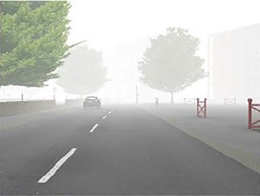
%> input picture 15.jpg, 260 x 196 px, shrunk from 718 x 542 before the run
$ octave gradientmap.m   (GNU Octave 9; MATLAB toolbox functions it lacks are replaced by stand-ins)
%> lines starting %> are read from the running program, lines starting %| are printed output that depends on the picture
clear all,close all,clc;
[p n]=uigetfile('*.*','Dark channel prior')
%> the answer given: 15.jpg
input_image = imread([n p]);
%> input_image is the input picture: size 196x260x3 uint8; mean R, G, B 181.3, 182.5, 178.6
%input_image=imresize(input_image,[300 500]);
I=double(input_image)/255;
%figure;
%imshow(I);
%title('input image');
[h,w,c]=size(I);
%> h = 196; w = 260; c = 3

%dark_chaanel channel
dark_chaanel_ori=ones(h,w);
dark_chaanel_extend=ones(h+8,w+8);
mask=4;

for i=1:h
    for j=1:w
        dark_chaanel_extend(i+mask,j+mask)=min(I(i,j,:));
    end
end


%gaussian, , prewitt, laplacian, log, average, unsharp, disk, motion

hy = fspecial('sobel');
hx = hy';
Iy = imfilter(double(I), hy, 'replicate');
Ix = imfilter(double(I), hx, 'replicate');
gradmag = sqrt(Ix.^2 + Iy.^2);


for i=1+mask:h+mask
    for j=1+mask:w+mask
        A=dark_chaanel_extend(i-mask:i+mask,j-mask:j+mask);
        dark_chaanel_ori(i-mask,j-mask)=min(min(A));
    end
end
dark_chaanel_ori=gradmag;
%imwrite(gradmag,'d.bmp');
A=220/255;

w_1=0.95;
t=ones(w,h);
t=1-w_1*dark_chaanel_ori/A;
t=max(min(t,1),0);
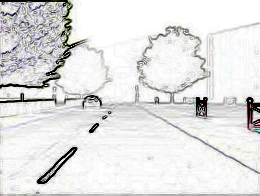
%> t: size 196x260x3 double; mean R, G, B 0.889, 0.889, 0.888
figure;
imshow(t);
imwrite(t,'b.png');
title(' ');
dark_chaanel_ori1=min(min(min(I(:,:,:))));
%> dark_chaanel_ori1 = 0.169
dark_chaanel_max1=zeros(w,h);
for i=1:h
    for j=1:w
        dark_chaanel_max1(i,j)=min(I(i,j,:));
    end
end
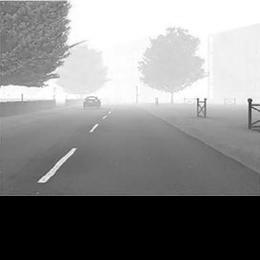
%> dark_chaanel_max1: size 260x260 double; min 0, max 1, mean 0.528
dark_chaanel_max=max(max(dark_chaanel_max1(:,:)));
%> dark_chaanel_max = 1
t1=ones(h,w);
t2=ones(h,w);
for i=1:h
    for j=1:w
        t1(i,j)=(dark_chaanel_max-dark_chaanel_ori1)*(A-min(I(i,j,:)));
        t2(i,j)=(dark_chaanel_max-dark_chaanel_ori1)*A-(min(I(i,j,:))-dark_chaanel_ori1)*min(I(i,j,:));
        t(i,j)=t1(i,j)/t2(i,j);
    end
end
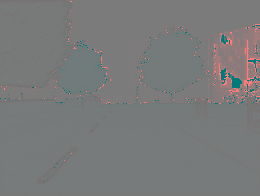
%> t: size 196x260x3 double; mean R, G, B 0.807, 0.889, 0.888; drawn with min black and max white
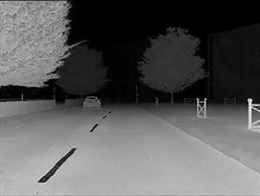
%> t1: size 196x260 double; min -0.114, max 0.577, mean 0.135; drawn with min black and max white
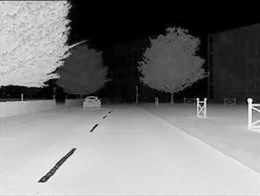
%> t2: size 196x260 double; min -0.114, max 0.717, mean 0.292; drawn with min black and max white
t=max(min(t,1),0);
figure;
imshow(t);
title(' ');

t0=0.1;
img_adjusted=zeros(h,w,c);
for i=1:c
    for j=1:h
        for l=1:w
            img_adjusted(j,l,i)=(I(j,l,i)-A)/max(t(j,l),t0)+A;
        end
    end
end
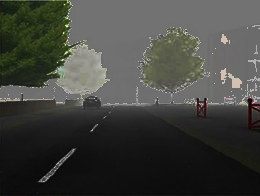
%> img_adjusted: size 196x260x3 double; mean R, G, B 0.583, 0.593, 0.552; drawn with min black and max white
figure;
imshow(img_adjusted);
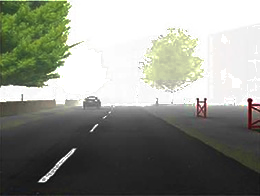
%> displayed picture: size 196x260x3, on the screen's scale of 0 to 255; mean R, G, B 142.2, 144.8, 135.9
title('final image');


imwrite(img_adjusted,'fog.png');

$ run again, on 5.jpg
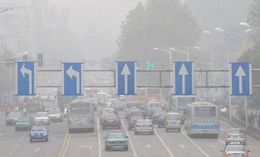
%> input picture 5.jpg, 260 x 157 px, shrunk from 431 x 261 before the run
%> input_image is the input picture: size 157x260x3 uint8; mean R, G, B 173.6, 174.9, 178.3
%> dark_chaanel_ori1 = 0.349
%> after the loop `for i=1:h`:
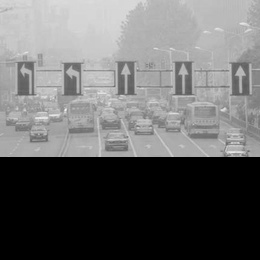
%> dark_chaanel_max1: size 260x260 double; min 0, max 0.949, mean 0.407
%> dark_chaanel_max = 0.949
%> `imshow(img_adjusted);`:
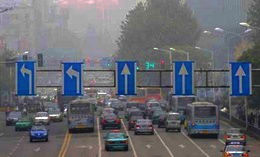
%> displayed picture: size 157x260x3, on the screen's scale of 0 to 255; mean R, G, B 102.4, 104.4, 112.1

$ run again, on a.jpg
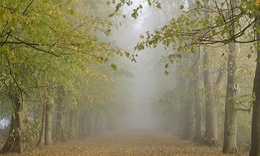
%> input picture a.jpg, 260 x 156 px, shrunk from 628 x 376 before the run
%> input_image is the input picture: size 156x260x3 uint8; mean R, G, B 137.9, 131.3, 96.6
%> dark_chaanel_ori1 = 0
%> after the loop `for i=1:h`:
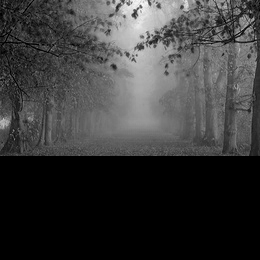
%> dark_chaanel_max1: size 260x260 double; min 0, max 0.996, mean 0.227
%> dark_chaanel_max = 0.996
%> `imshow(img_adjusted);`:
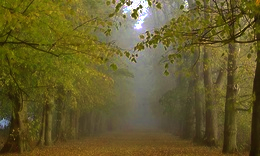
%> displayed picture: size 156x260x3, on the screen's scale of 0 to 255; mean R, G, B 102.5, 92.9, 44.3

$ run again, on 13.png
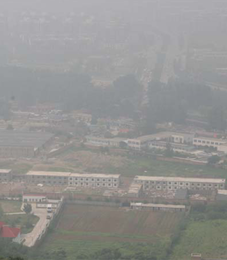
%> input picture 13.png, 227 x 260 px, shrunk from 523 x 598 before the run
%> input_image is the input picture: size 260x227x3 uint8; mean R, G, B 147.6, 147.1, 145.3
%> dark_chaanel_ori1 = 0.188
%> dark_chaanel_max = 0.827
%> after the loop `for i=1:c`:
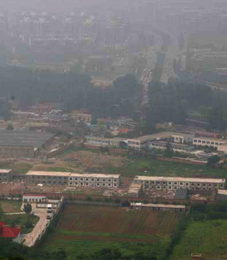
%> img_adjusted: size 260x227x3 double; mean R, G, B 0.37, 0.366, 0.355; drawn with min black and max white
